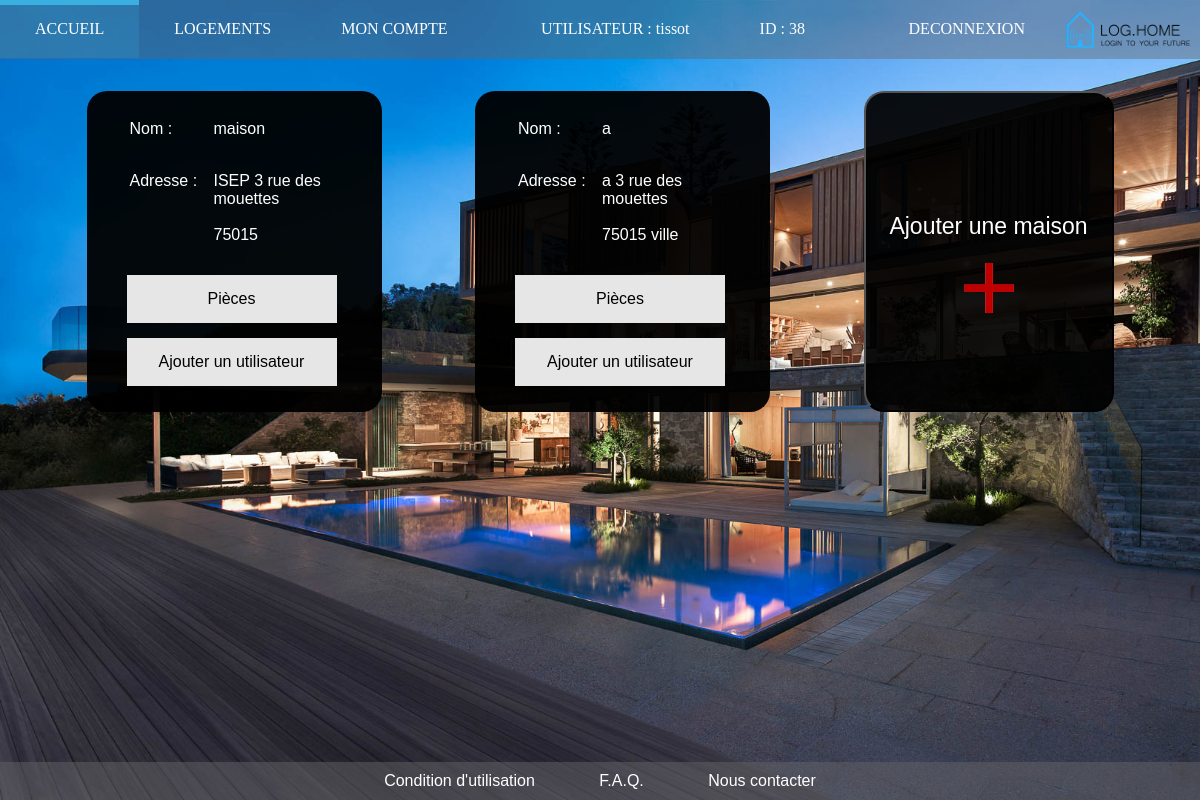
The page /controleur/Page_logement.php (signed in) on the database its author committed.
### tables this page shows
CREATE TABLE IF NOT EXISTS `maison` (
  `ID` int(11) NOT NULL AUTO_INCREMENT,
  `ID_user` int(11) NOT NULL,
  `adresse` text NOT NULL,
  `Street` text NOT NULL,
  `Postal` int(4) NOT NULL,
  `superficie` int(11) NOT NULL,
  `nom` text NOT NULL,
  `City` text NOT NULL,
  PRIMARY KEY (`ID`)
);

### modele/Recherche_maisons.php (called while the page is built)
<?php
try
{
    $bdd = new PDO('mysql:host=localhost;dbname=users;charset=utf8', 'root', '', array(PDO::ATTR_ERRMODE => PDO::ERRMODE_EXCEPTION));
}
catch(Exception $e)
{
    die('Erreur : '.$e->getMessage());
}
$Infos_maisons = $bdd->query('SELECT * FROM maison WHERE ID_user=\''.$_SESSION['id_user'].'\'');

### controleur/Page_logement.php (the view, shortened to what this page needs)
<?php
include('../modele/Recherche_maisons.php');
include('../vue/frequent/menu.php');
include('../vue/house.php');
include('../vue/frequent/footer.php');
function bdd_maisons($Infos_maisons){
  while($Dif_maisons=$Infos_maisons->fetch()){?>
    <div class="salon">
      <ul>
        <table class='informations'>
          <tr>
            <td class='label1'> Nom : </td>
            <td> <?php echo htmlspecialchars($Dif_maisons['nom']);?> </td>
          </tr>
          <tr>
            <td class='label2'> Adresse :</td>
            <td> <?php echo htmlspecialchars($Dif_maisons['adresse']).' '.htmlspecialchars($Dif_maisons['Street']).'</br></br>'.htmlspecialchars($Dif_maisons['Postal']).' '.htmlspecialchars($Dif_maisons['City']);?> </td>
       </table>
         <a class="piece" href="../controleur/Page_Pieces.php?cible=<?php echo $Dif_maisons['ID']?>">Pièces</a></li>
        <div>
          <a class=ajouter_un_utilisateur href="javascript:void(0)" onclick="toggle_visibility('popup_ajout<?php echo $Dif_maisons['ID']?>')">Ajouter un utilisateur</a>
        </div>
      </ul>
    </div><?php
  }
}
?>

### vue/house_style.css (style rules this page uses)
body { background: url("../images/maison19.jpg"); background-size: cover; background-repeat: no-repeat; background-attachment: fixed; }
.maison a { display: inline-block; text-decoration: none; color: rgb(0, 0, 0); }
.salon .informations { text-align: left; color: #FFF; }
.salon .informations td { vertical-align: baseline; }
.salon .informations tr .label1 { width : 80px; height: 50px; }
.salon .informations tr .label2 { width: 80px; height: 85px; }
.salon { border-radius: 20px; padding-top: 10px; padding-bottom:10px; padding-right: 45px; font-family: sans-serif, monospace, serif; background-color: rgba(0,0,0,0.95); margin-top: 7%; margin-left: 15px; margin-right: 15px; width: 20%; min-width: 250px; min-height: 250px; }
.salon .piece { text-align: center; width: 100%; background-color:rgb(230,230,230); margin-top: 15px; padding: 15px 0px 15px; }
.ajouter_un_utilisateur { text-align: center; width: 100%; margin-top: 15px; background-color:rgb(230,230,230); padding: 15px 0px 15px; }

### rows shown on the page
maison: nom "maison", adresse "ISEP", Street "3 rue des mouettes", Postal "75015"
maison: nom "a", adresse "a", Street "3 rue des mouettes", Postal "75015", City "ville"

### other values the page prints
$_SESSION['Nom'] "tissot"
$_SESSION['id_user'] "38"
